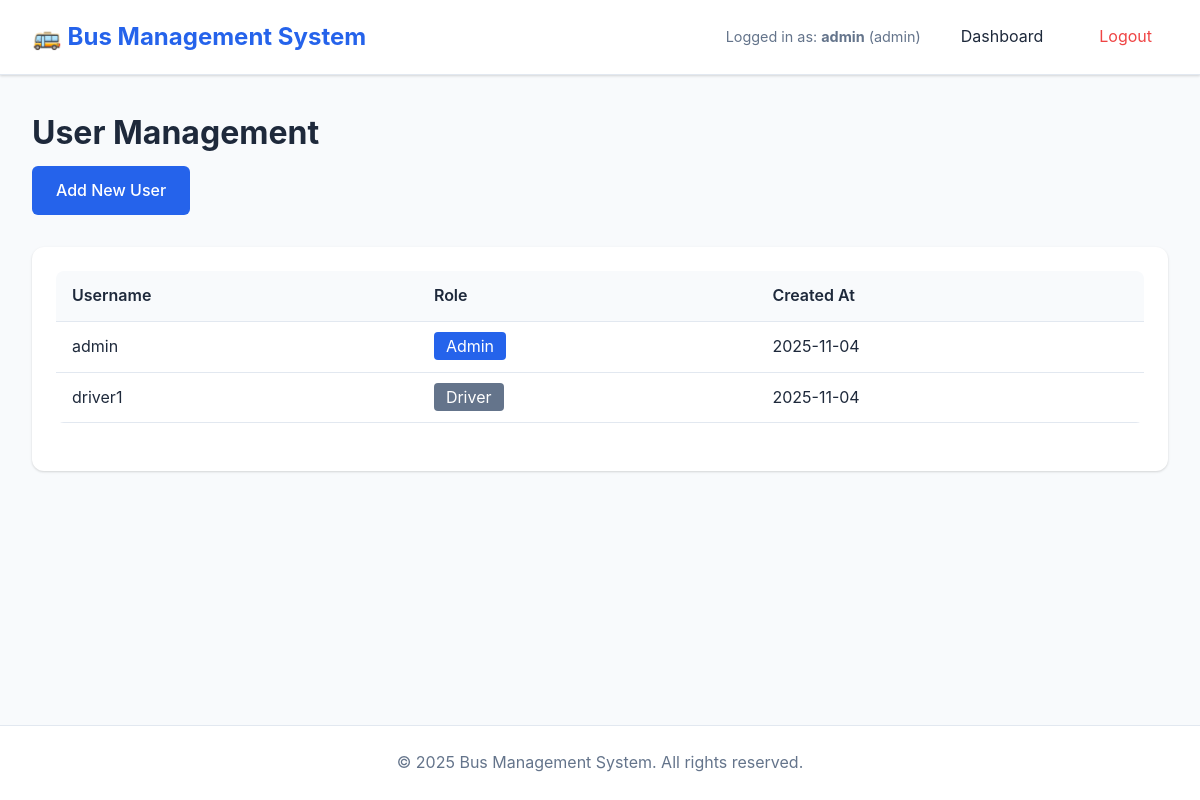
Page /admin/users (signed in) on the committed database.
### backend/models.py (models this page shows, shortened)
class User(UserMixin, db.Model):
    __tablename__ = 'users'
    id = db.Column(db.Integer, primary_key=True)
    username = db.Column(db.String(50), unique=True, nullable=False, index=True)
    password_hash = db.Column(db.String(255), nullable=False)
    role = db.Column(db.String(20), nullable=False)  # 'admin' or 'driver'
    created_at = db.Column(db.DateTime, default=datetime.utcnow)
    updated_at = db.Column(db.DateTime, default=datetime.utcnow, onupdate=datetime.utcnow)
    driver_buses = db.relationship('Bus', backref='driver', lazy='dynamic', foreign_keys='Bus.driver_id')
    authentication_logs = db.relationship('AuthenticationLog', backref='driver_user', lazy='dynamic')

### backend/routes/admin_routes.py (the view)
@bp.route('/users')
@admin_required
def users():
    users_list = User.query.order_by(User.username).all()
    return render_template('admin/user_management.html', users=users_list)

### backend/app.py (called while the page is built, shortened)
@login_manager.user_loader
def load_user(user_id):
    try:
        user = User.query.filter_by(id=int(user_id)).first()
        return user
    except (ValueError, TypeError):
        return None

### backend/routes/admin_routes.py (called while the page is built)
def admin_required(f):
    from functools import wraps
    @wraps(f)
    @login_required
    def decorated_function(*args, **kwargs):
        if current_user.role != 'admin':
            flash('Access denied. Admin privileges required.', 'error')
            return redirect(url_for('driver.dashboard'))
        return f(*args, **kwargs)
    return decorated_function

### frontend/templates/admin/user_management.html (shortened to what this page needs)
{% extends "base.html" %}
{% block content %}
<div class="dashboard-header">
    <h1>User Management</h1>
    <a href="{{ url_for('auth.register') }}" class="btn btn-primary">Add New User</a>
</div>
<div class="card">
    <div class="table-container">
        <table>
            <thead>
                <tr>
                    <th>Username</th>
                    <th>Role</th>
                    <th>Created At</th>
                </tr>
            </thead>
            <tbody>
                {% if users %}
                    {% for user in users %}
                    <tr>
                        <td>{{ user.username }}</td>
                        <td>
                            <span style="padding: 0.25rem 0.75rem; border-radius: 0.25rem;
                                background-color: {% if user.role == 'admin' %}var(--primary-color){% else %}var(--secondary-color){% endif %};
                                color: white;">
                                {{ user.role|title }}
                            </span>
                        </td>
                        <td>{{ user.created_at.strftime('%Y-%m-%d') if user.created_at else 'N/A' }}</td>
                    </tr>
                    {% endfor %}
                {% else %}
                    <tr>
                        <td colspan="3" class="text-center">No users found.</td>
                    </tr>
                {% endif %}
            </tbody>
        </table>
    </div>
</div>
{% endblock %}

### frontend/templates/base.html (shortened to what this page needs)
<!DOCTYPE html>
<html lang="en">
<head>
    <link rel="stylesheet" href="{{ url_for('static', filename='css/style.css') }}">
</head>
<body>
    {% if current_user.is_authenticated %}
    <nav class="navbar">
        <div class="nav-container">
            <div class="nav-brand">
                <h1>🚌 Bus Management System</h1>
            </div>
            <div class="nav-menu">
                <span class="user-info">Logged in as: <strong>{{ current_user.username }}</strong> ({{ current_user.role }})</span>
                <a href="{% if current_user.role == 'admin' %}{{ url_for('admin.dashboard') }}{% else %}{{ url_for('driver.dashboard') }}{% endif %}" class="nav-link">Dashboard</a>
                <a href="{{ url_for('auth.logout') }}" class="nav-link logout">Logout</a>
            </div>
        </div>
    </nav>
    {% endif %}
    <main class="main-content">
        {% block content %}{% endblock %}
    </main>
    <footer class="footer">
        <p>&copy; 2025 Bus Management System. All rights reserved.</p>
    </footer>
</body>
</html>

### frontend/static/css/style.css (style rules this page uses)
* { margin: 0; padding: 0; box-sizing: border-box; }
:root { --primary-color: #2563eb; --primary-dark: #1e40af; --secondary-color: #64748b; --success-color: #10b981; --error-color: #ef4444; --warning-color: #f59e0b; --bg-color: #f8fafc; --card-bg: #ffffff; --text-color: #1e293b; --border-color: #e2e8f0; --shadow: 0 1px 3px 0 rgba(0, 0, 0, 0.1), 0 1px 2px 0 rgba(0, 0, 0, 0.06); --shadow-lg: 0 10px 15px -3px rgba(0, 0, 0, 0.1), 0 4px 6px -2px rgba(0, 0, 0, 0.05); }
body { font-family: -apple-system, BlinkMacSystemFont, 'Segoe UI', Roboto, 'Helvetica Neue', Arial, sans-serif; background-color: var(--bg-color); color: var(--text-color); line-height: 1.6; min-height: 100vh; display: flex; flex-direction: column; }
.navbar { background-color: var(--card-bg); border-bottom: 1px solid var(--border-color); padding: 1rem 2rem; box-shadow: var(--shadow); }
.nav-container { max-width: 1400px; margin: 0 auto; display: flex; justify-content: space-between; align-items: center; }
.nav-brand h1 { font-size: 1.5rem; color: var(--primary-color); }
.nav-menu { display: flex; align-items: center; gap: 1.5rem; }
.user-info { color: var(--secondary-color); font-size: 0.9rem; }
.nav-link { color: var(--text-color); text-decoration: none; padding: 0.5rem 1rem; border-radius: 0.375rem; transition: background-color 0.2s; }
.nav-link.logout { color: var(--error-color); }
.main-content { flex: 1; max-width: 1400px; width: 100%; margin: 0 auto; padding: 2rem; }
.btn { display: inline-block; padding: 0.75rem 1.5rem; border: none; border-radius: 0.375rem; font-size: 1rem; font-weight: 500; cursor: pointer; text-decoration: none; transition: all 0.2s; text-align: center; }
.btn-primary { background-color: var(--primary-color); color: white; }
.card { background: var(--card-bg); border-radius: 0.75rem; box-shadow: var(--shadow); padding: 1.5rem; margin-bottom: 1.5rem; }
.table-container { overflow-x: auto; margin-bottom: 1.5rem; }
table { width: 100%; border-collapse: collapse; background: var(--card-bg); border-radius: 0.5rem; overflow: hidden; }
thead { background-color: var(--bg-color); }
th, td { padding: 0.75rem 1rem; text-align: left; border-bottom: 1px solid var(--border-color); }
th { font-weight: 600; color: var(--text-color); }
.dashboard-header { margin-bottom: 2rem; }
.dashboard-header h1 { color: var(--text-color); margin-bottom: 0.5rem; }
.footer { background-color: var(--card-bg); border-top: 1px solid var(--border-color); padding: 1.5rem; text-align: center; color: var(--secondary-color); margin-top: auto; }

### rows in the picture
User: username "admin", role "admin", role "Admin", created_at "2025-11-04"
User: username "driver1", role "Driver", created_at "2025-11-04"
